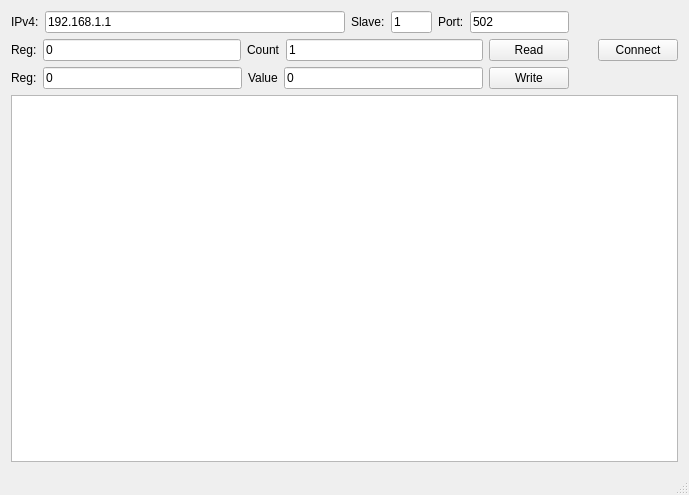
<?xml version="1.0" encoding="UTF-8"?>
<ui version="4.0">
 <class>MainWindow</class>
 <widget class="QMainWindow" name="MainWindow">
  <property name="geometry">
   <rect>
    <x>0</x>
    <y>0</y>
    <width>689</width>
    <height>495</height>
   </rect>
  </property>
  <property name="maximumSize">
   <size>
    <width>700</width>
    <height>1000</height>
   </size>
  </property>
  <property name="windowTitle">
   <string>Test_TCP</string>
  </property>
  <property name="unifiedTitleAndToolBarOnMac">
   <bool>false</bool>
  </property>
  <widget class="QWidget" name="centralWidget">
   <layout class="QGridLayout" name="gridLayout">
    <item row="0" column="0">
     <layout class="QVBoxLayout" name="verticalLayout_4">
      <item>
       <layout class="QHBoxLayout" name="horizontalLayout_5">
        <item>
         <layout class="QVBoxLayout" name="verticalLayout_3">
          <item>
           <layout class="QVBoxLayout" name="verticalLayout">
            <item>
             <layout class="QHBoxLayout" name="horizontalLayout">
              <item>
               <widget class="QLabel" name="IP_label">
                <property name="text">
                 <string>IPv4:</string>
                </property>
                <property name="buddy">
                 <cstring>IPv4_line_edit</cstring>
                </property>
               </widget>
              </item>
              <item>
               <widget class="QLineEdit" name="IPv4_line_edit">
                <property name="minimumSize">
                 <size>
                  <width>300</width>
                  <height>0</height>
                 </size>
                </property>
                <property name="whatsThis">
                 <string/>
                </property>
                <property name="text">
                 <string>192.168.1.1</string>
                </property>
                <property name="maxLength">
                 <number>20</number>
                </property>
               </widget>
              </item>
              <item>
               <widget class="QLabel" name="slave_label">
                <property name="text">
                 <string>Slave:</string>
                </property>
               </widget>
              </item>
              <item>
               <widget class="QLineEdit" name="slave_line_edit">
                <property name="maximumSize">
                 <size>
                  <width>50</width>
                  <height>16777215</height>
                 </size>
                </property>
                <property name="text">
                 <string>1</string>
                </property>
                <property name="maxLength">
                 <number>10</number>
                </property>
               </widget>
              </item>
              <item>
               <widget class="QLabel" name="port_label">
                <property name="text">
                 <string>Port:</string>
                </property>
               </widget>
              </item>
              <item>
               <widget class="QLineEdit" name="port_line_edit">
                <property name="text">
                 <string>502</string>
                </property>
                <property name="maxLength">
                 <number>8</number>
                </property>
               </widget>
              </item>
             </layout>
            </item>
           </layout>
          </item>
          <item>
           <layout class="QVBoxLayout" name="verticalLayout_2">
            <item>
             <layout class="QHBoxLayout" name="horizontalLayout_3">
              <item>
               <widget class="QLabel" name="rd_reg_label">
                <property name="text">
                 <string>Reg:</string>
                </property>
               </widget>
              </item>
              <item>
               <widget class="QLineEdit" name="rd_reg_line_edit">
                <property name="enabled">
                 <bool>true</bool>
                </property>
                <property name="text">
                 <string>0</string>
                </property>
               </widget>
              </item>
              <item>
               <widget class="QLabel" name="rd_count_label">
                <property name="text">
                 <string>Count</string>
                </property>
               </widget>
              </item>
              <item>
               <widget class="QLineEdit" name="rd_count_line_edit">
                <property name="text">
                 <string>1</string>
                </property>
               </widget>
              </item>
              <item>
               <widget class="QPushButton" name="rd_button">
                <property name="text">
                 <string>Read</string>
                </property>
               </widget>
              </item>
             </layout>
            </item>
            <item>
             <layout class="QHBoxLayout" name="horizontalLayout_4">
              <item>
               <widget class="QLabel" name="wr_reg_label">
                <property name="text">
                 <string>Reg:</string>
                </property>
               </widget>
              </item>
              <item>
               <widget class="QLineEdit" name="wr_reg_line_edit">
                <property name="text">
                 <string>0</string>
                </property>
               </widget>
              </item>
              <item>
               <widget class="QLabel" name="wr_val_label">
                <property name="text">
                 <string>Value</string>
                </property>
               </widget>
              </item>
              <item>
               <widget class="QLineEdit" name="wr_val_line_edit">
                <property name="text">
                 <string>0</string>
                </property>
               </widget>
              </item>
              <item>
               <widget class="QPushButton" name="wr_button">
                <property name="text">
                 <string>Write</string>
                </property>
               </widget>
              </item>
             </layout>
            </item>
           </layout>
          </item>
         </layout>
        </item>
        <item>
         <spacer name="horizontalSpacer">
          <property name="orientation">
           <enum>Qt::Horizontal</enum>
          </property>
          <property name="sizeHint" stdset="0">
           <size>
            <width>40</width>
            <height>20</height>
           </size>
          </property>
         </spacer>
        </item>
        <item>
         <widget class="QPushButton" name="connect_button">
          <property name="text">
           <string>Connect</string>
          </property>
         </widget>
        </item>
       </layout>
      </item>
      <item>
       <widget class="QPlainTextEdit" name="log_plain_text_edit">
        <property name="minimumSize">
         <size>
          <width>0</width>
          <height>250</height>
         </size>
        </property>
       </widget>
      </item>
     </layout>
    </item>
   </layout>
  </widget>
  <widget class="QStatusBar" name="statusBar"/>
 </widget>
 <layoutdefault spacing="6" margin="11"/>
 <resources/>
 <connections/>
</ui>
